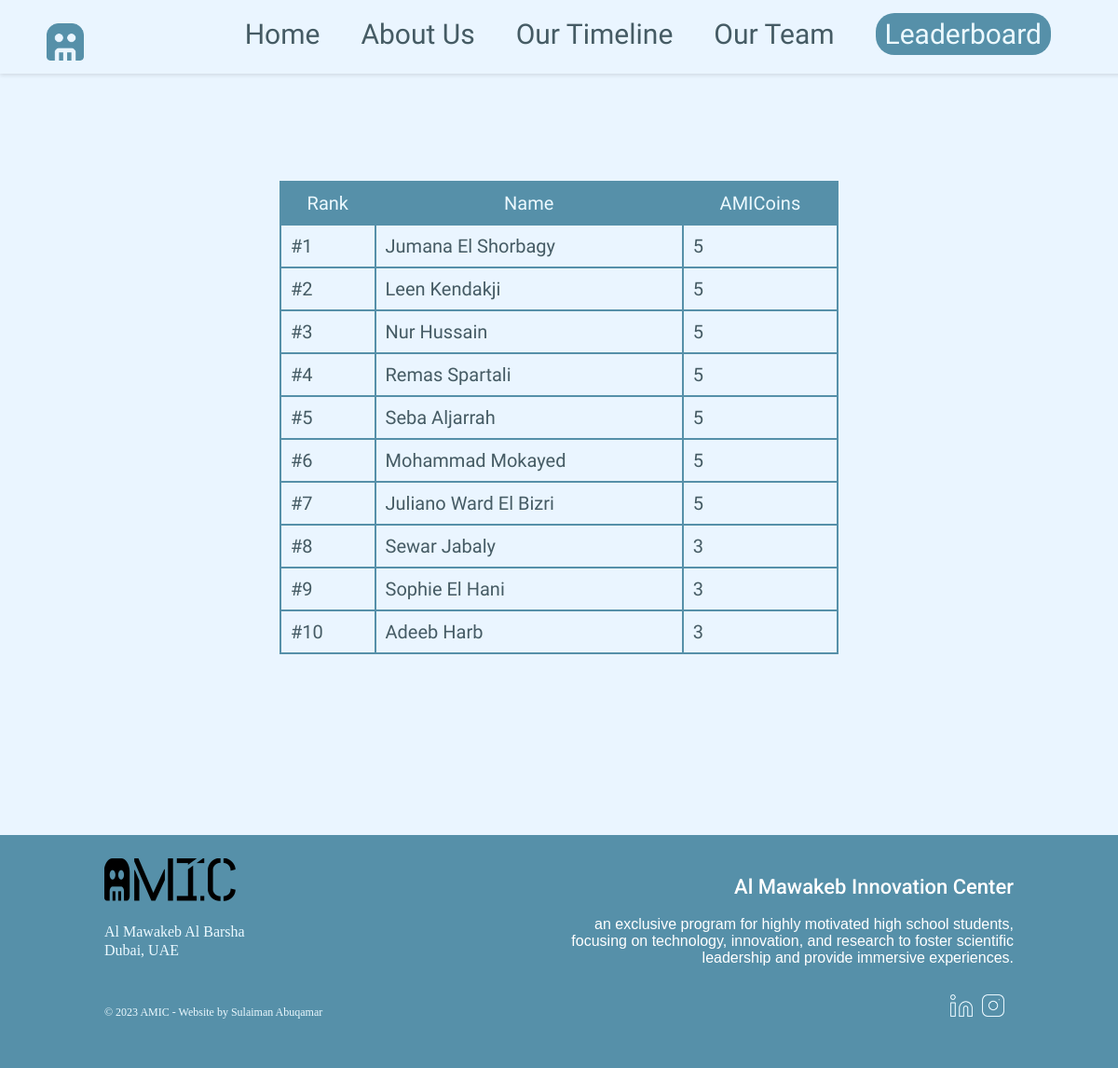
The page /Leaderboard/ on the database as committed earlier.
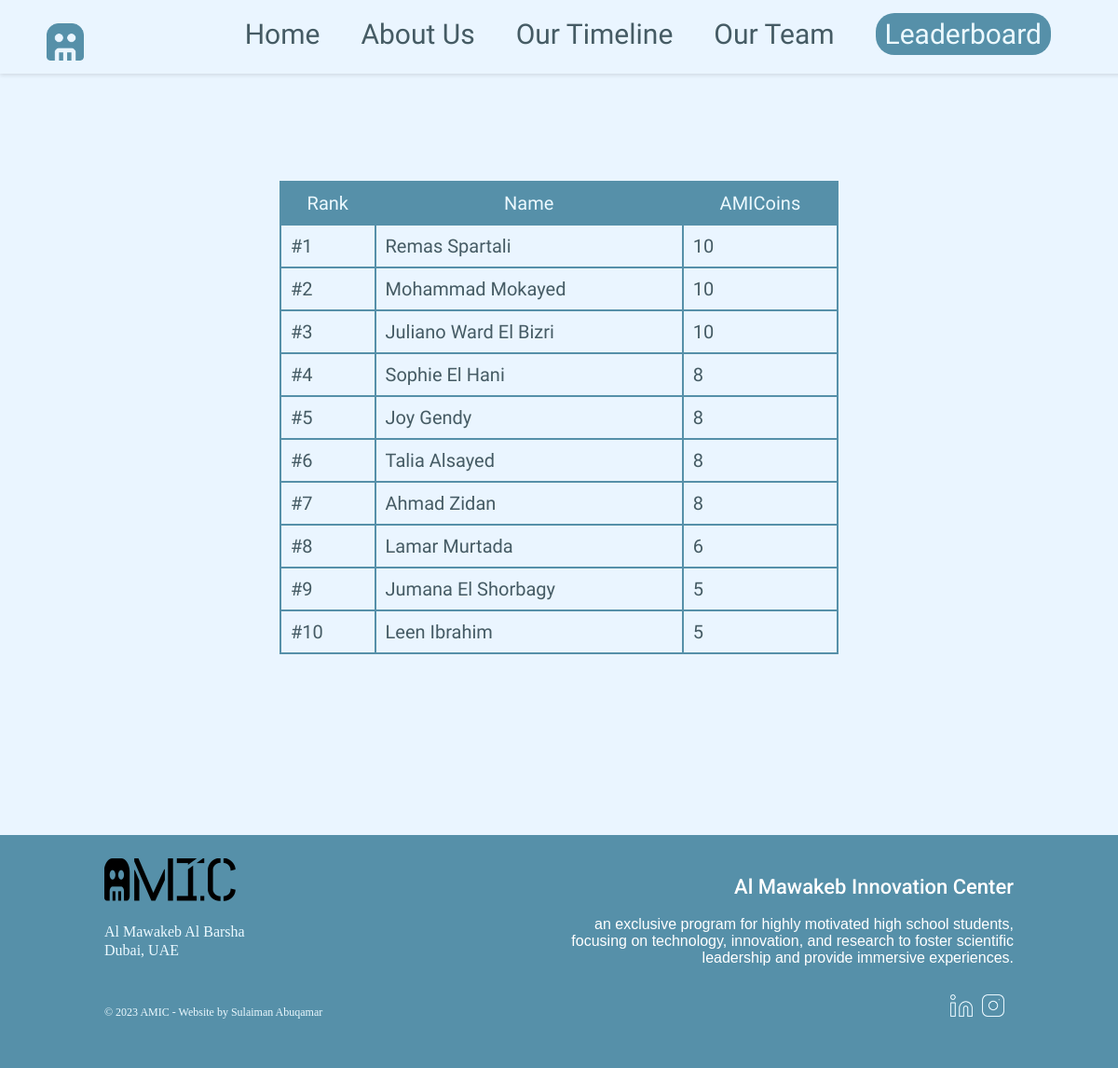
The same page on the database as committed later.
### website/models.py (models this page shows)
class memberTeam(models.Model):
    id = models.AutoField(primary_key=True)
    name = models.CharField(max_length=100)
    about = models.TextField()
    amicoins = models.IntegerField(default=0)

class committeeTeam(models.Model):
    id = models.AutoField(primary_key=True)
    name = models.CharField(max_length=100)
    role = models.CharField(max_length=100)
    about = models.TextField()
    amicoins = models.IntegerField(default=0)

### website/views.py (the view)
# urls.py: path("Leaderboard/", views.Leaderboard, name="leaderboard"),
def Leaderboard(request):
    members = memberTeam.objects.all()
    committee_members = committeeTeam.objects.all()
    combined_members = list(chain(members, committee_members))
    sorted_combined_members = sorted(combined_members, key=lambda x: x.amicoins, reverse=True)
    context = {
        'sorted_combined_members': sorted_combined_members,
    }
    return render(request, "Leaderboard.html", context)

### templates/Leaderboard.html (shortened to what this page needs)
{% load static %}
<!DOCTYPE html>
<html lang="en">
   <head>
      <link rel="stylesheet" href="{% static 'CSS/Common.css' %}">
      <link rel="stylesheet" href="{% static 'CSS/Leaderboard.css' %}">
   </head>
   <body>
      <div class="header">
         <a href="{% url 'home' %}">
            <img class="headerlogo" src="{% static '../media/images/Logo.png' %}" alt="AMIC Logo">
         </a>
         <div class="headercontainer">
            <div style="margin-top: 15px; margin-right: 60px;">
               <a class="headertext" href="{% url 'home' %}">Home</a>
               <a class="headertext" href="{% url 'about' %}">About Us</a>
               <a class="headertext" href="{% url 'timeline' %}">Our Timeline</a>
               <a class="headertext" href="{% url 'team' %}">Our Team</a>
               <div class="joinus">
                  <a class="joinustext" href="{% url 'leaderboard' %}">Leaderboard</a>
               </div>
            </div>
         </div>
       </div>
      <br><br>
      <div class="fill">
        <table>
           <thead>
              <tr>
                 <th>Rank</th>
                 <th>Name</th>
                 <th>AMICoins</th>
              </tr>
           </thead>
           <tbody>
              {% for member in sorted_combined_members %}
              {% if forloop.counter <= 10 %}
                 <tr>
                    <td>#{{ forloop.counter }}</td>
                    <td>{{ member.name }}</td>
                    <td>{{ member.amicoins|default:0 }}</td>
                 </tr>
              {% endif %}
           {% endfor %}
           </tbody>
        </table>
     </div>
      <br><br><br><br>
   </body>
   <div class="footer">
      <div class="about">
          <img class="logo" src="{% static '../media/images/AMIC_logo.png' %}" alt="AMIC Logo">
          <br><br>
          <p class="location">Al Mawakeb Al Barsha</p>
          <p class="location">Dubai, UAE</p>
          <br><br>
          <p class="copyright">© 2023 AMIC - Website by Sulaiman Abuqamar</p>
      </div>
      <div class="about">
          <h2 class="footertitle">Al Mawakeb Innovation Center</h2>
          <p class="footerabout">an exclusive program for highly motivated high school students, focusing on technology, innovation, and research to foster scientific leadership and provide immersive experiences.</p>
          <div class="social">
              <a href="https://www.linkedin.com/in/al-mawakeb-innovation-center-19b900296/" target="_blank">
                  <img class="icon" src="{% static '../media/images/linkedin.png' %}" alt="Linkedin">
              </a>
              <a href="https://www.instagram.com/amic.amsi" target="_blank">
                  <img class="icon" src="{% static '../media/images/instagram.png' %}" alt="Instagram">
              </a>
          </div>
      </div>
  </div>
</html>

Rows that differ between the two databases and show on the page:
no longer on this page (row unchanged): memberTeam: name "Leen Kendakji", amicoins "5"
no longer on this page (row unchanged): memberTeam: name "Nur Hussain", amicoins "5"
no longer on this page (row unchanged): memberTeam: name "Seba Aljarrah", amicoins "5"
no longer on this page (row unchanged): memberTeam: name "Sewar Jabaly", amicoins "3"
no longer on this page (row unchanged): memberTeam: name "Adeeb Harb", amicoins "3"
changed memberTeam "Remas Spartali": amicoins "5" → "10"
changed memberTeam "Mohammad Mokayed": amicoins "5" → "10"
changed committeeTeam "Juliano Ward El Bizri": amicoins "5" → "10"
changed memberTeam "Sophie El Hani": amicoins "3" → "8"
now on this page (row edited): memberTeam: name "Joy Gendy", amicoins "8"
now on this page (row edited): committeeTeam: name "Talia Alsayed", amicoins "8"
now on this page (row edited): committeeTeam: name "Ahmad Zidan", amicoins "8"
now on this page (row edited): memberTeam: name "Lamar Murtada", amicoins "6"
shown differently, row unchanged: memberTeam "Jumana El Shorbagy": moves down the list
now on this page (row edited): memberTeam: name "Leen Ibrahim", amicoins "5"
